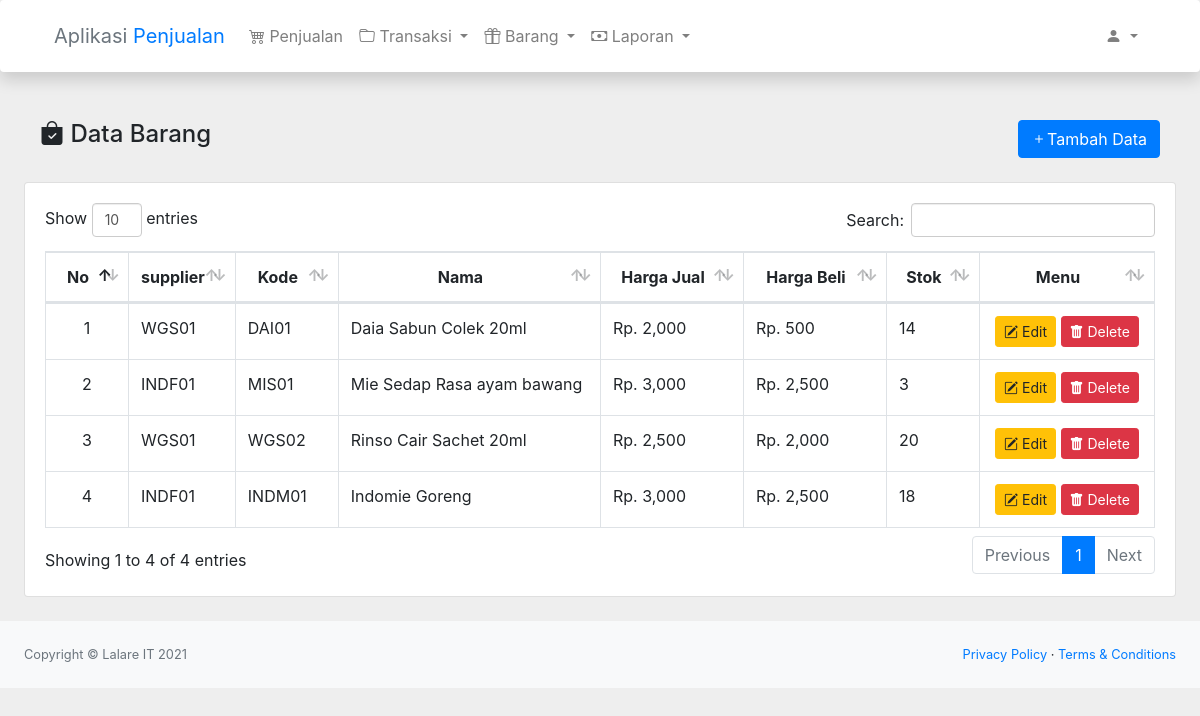
The app's page /index.php/aplikasi/barang, older data.
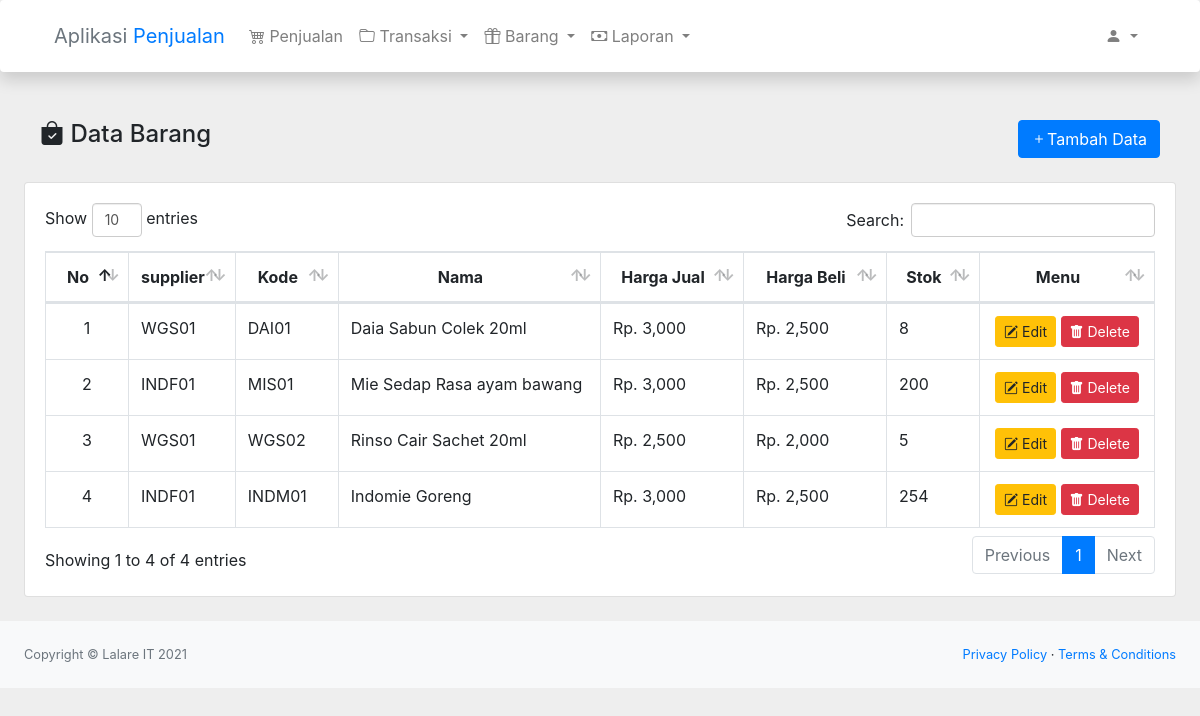
The same page, newer data.
### tables this page shows
CREATE TABLE "barang" (
	"kode_sup"	TEXT NOT NULL,
	"kode"	TEXT NOT NULL,
	"nama"	TEXT NOT NULL,
	"harga_jual"	NUMERIC NOT NULL,
	"harga_beli"	NUMERIC NOT NULL,
	"stok"	INTEGER NOT NULL,
	PRIMARY KEY("kode")
);

### application/controllers/aplikasi/Barang.php (called while the page is built, shortened)
<?php
class Barang extends CI_Controller
{
    public function __construct()
    {
        $this->load->model('barang_m');
        $this->load->library('form_validation');
    }
    public function index()
    {
        $this->data();
    }
    public function data()
    {
        $data['barang'] = $this->barang_m->data();
        $this->load->view('aplikasi/barang/data', $data);
    }
}

### index.php (called while the page is built, shortened)
<?php
require_once BASEPATH.'core/CodeIgniter.php';

### application/models/Barang_m.php (called while the page is built, shortened)
<?php
class Barang_m extends CI_Model
{
    public function data()
    {
        return $this->db->get('barang')->result();
    }
}

### application/views/aplikasi/barang/data.php (the view, shortened to what this page needs)
<link href="<?= base_url('/public/assets/select2/css/select2.min.css') ?>" rel="stylesheet" />
<div class="container-fluid">
    <div class="d-flex justify-content-between px-3">
        <h4><i class="bi bi-bag-check-fill"></i> Data Barang</h4>
        <button class="btn btn-primary" data-toggle="modal" data-target="#exampleModalCenter"> <i class="bi bi-plus"></i>Tambah Data</button>
    </div>
    <div class="card mb-4 mt-4">
        <div class="card-body">
            <div class="table-responsive">
                <table class="table table-bordered" id="dataTable" width="100%" cellspacing="0">
                    <thead>
                        <tr class="text-center">
                            <th width="40px">No</th>
                            <th width="60px">supplier</th>
                            <th width="60px">Kode</th>
                            <th>Nama</th>
                            <th width="100px">Harga Jual</th>
                            <th width="100px">Harga Beli</th>
                            <th width="50px">Stok</th>
                            <th>Menu</th>
                        </tr>
                    </thead>
                    <tbody>
                        <?php $i = 1; ?>
                        <?php foreach ($barang as $list) : ?>
                            <tr>
                                <td class="text-center"><?= $i++; ?></td>
                                <td><?= $list->kode_sup; ?></td>
                                <td><?= $list->kode; ?></td>
                                <td><?= $list->nama; ?></td>
                                <td>Rp. <?= number_format($list->harga_jual); ?></td>
                                <td>Rp. <?= number_format($list->harga_beli); ?></td>
                                <td><?= $list->stok; ?></td>
                                <td class="text-center" width="150px">
                                    <button class="btn btn-sm btn-warning" data-stok="<?= $list->stok; ?>" data-kode_sup="<?= $list->kode_sup; ?>" data-kode="<?= $list->kode; ?>" data-nama="<?= $list->nama; ?>" data-harga_jual="<?= $list->harga_jual; ?>" data-harga_beli="<?= $list->harga_beli; ?>" data-toggle="modal" data-target="#modalUpdate">
                                        <i class="bi bi-pencil-square"></i> Edit
                                    </button>
                                    <button class="btn btn-sm btn-danger" onclick="hapus('<?= $list->kode ?>')">
                                        <i class="bi bi-trash-fill"></i> Delete
                                    </button>
                                </td>
                            </tr>
                        <?php endforeach; ?>
                    </tbody>
                </table>
            </div>
        </div>
    </div>
</div>

Row changes from the older to the newer data that the page shows:
changed barang "DAI01": harga_jual "2,000" → "3,000"; harga_beli "500" → "2,500"; stok "14" → "8"
changed barang "MIS01": stok "3" → "200"
changed barang "WGS02": stok "20" → "5"
changed barang "INDM01": stok "18" → "254"
